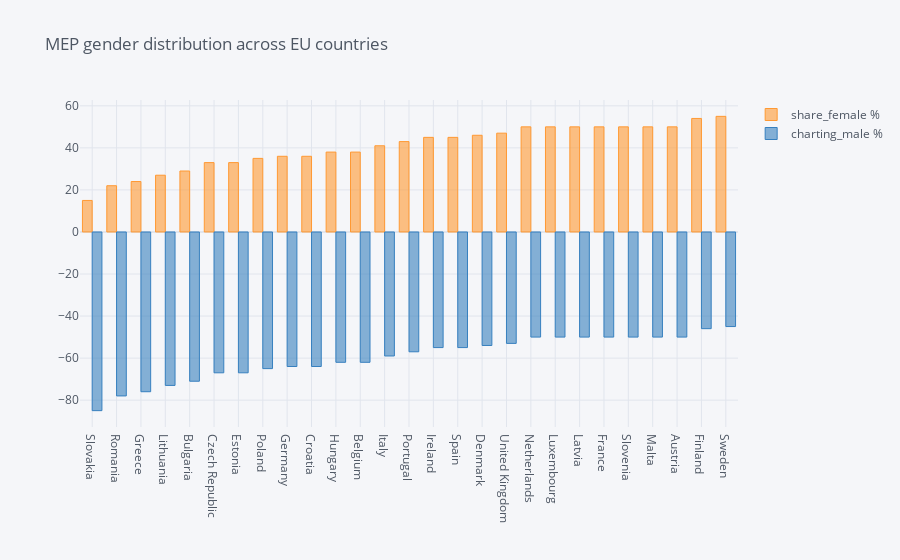

Notebook code for this chart:
### Code cell
gender_structure_countries_parties.iplot(kind='bar',y=['share_female %','charting_male %'],x='Country',title='MEP gender distribution across EU countries')

### Figure 1 — Plotly figure (JSON) as saved in the notebook; plotly's stock layout.template omitted (floating-point values rounded to 4 significant figures)
{"data": [{"marker": {"color": "rgba(255, 153, 51, 0.6)", "line": {"color": "rgba(255, 153, 51, 1.0)", "width": 1}}, "name": "share_female %", "orientation": "v", "text": "", "type": "bar", "x": ["Slovakia", "Romania", "Greece", "Lithuania", "Bulgaria", "Czech Republic", "Estonia", "Poland", "Germany", "Croatia", "Hungary", "Belgium", "Italy", "Portugal", "Ireland", "Spain", "Denmark", "United Kingdom", "Netherlands", "Luxembourg", "Latvia", "France", "Slovenia", "Malta", "Austria", "Finland", "Sweden"], "y": [15, 22, 24, 27, 29, 33, 33, 35, 36, 36, 38, 38, 41, 43, 45, 45, 46, 47, 50, 50, 50, 50, 50, 50, 50, 54, 55]}, {"marker": {"color": "rgba(55, 128, 191, 0.6)", "line": {"color": "rgba(55, 128, 191, 1.0)", "width": 1}}, "name": "charting_male %", "orientation": "v", "text": "", "type": "bar", "x": ["Slovakia", "Romania", "Greece", "Lithuania", "Bulgaria", "Czech Republic", "Estonia", "Poland", "Germany", "Croatia", "Hungary", "Belgium", "Italy", "Portugal", "Ireland", "Spain", "Denmark", "United Kingdom", "Netherlands", "Luxembourg", "Latvia", "France", "Slovenia", "Malta", "Austria", "Finland", "Sweden"], "y": [-85, -78, -76, -73, -71, -67, -67, -65, -64, -64, -62, -62, -59, -57, -55, -55, -54, -53, -50, -50, -50, -50, -50, -50, -50, -46, -45]}], "layout": {"legend": {"bgcolor": "#F5F6F9", "font": {"color": "#4D5663"}}, "paper_bgcolor": "#F5F6F9", "plot_bgcolor": "#F5F6F9", "title": {"font": {"color": "#4D5663"}, "text": "MEP gender distribution across EU countries"}, "xaxis": {"gridcolor": "#E1E5ED", "showgrid": true, "tickfont": {"color": "#4D5663"}, "title": {"font": {"color": "#4D5663"}, "text": ""}, "zerolinecolor": "#E1E5ED"}, "yaxis": {"gridcolor": "#E1E5ED", "showgrid": true, "tickfont": {"color": "#4D5663"}, "title": {"font": {"color": "#4D5663"}, "text": ""}, "zerolinecolor": "#E1E5ED"}}}
